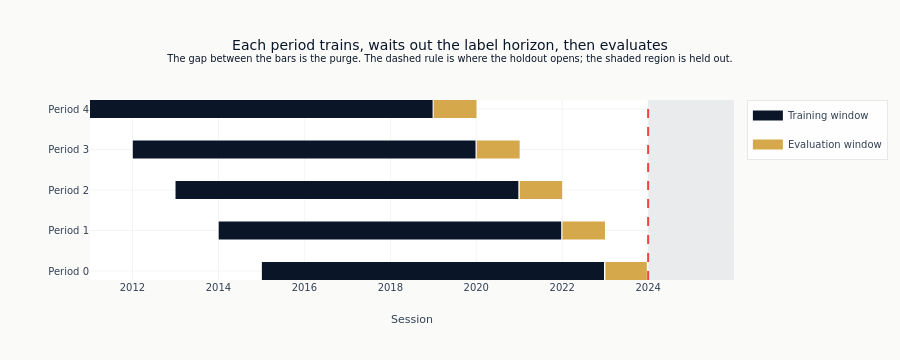

Source (notebook cell):
### Markdown cell above
The figure draws what the saved file will contain: for each period, its training
window, the evaluation window that follows, and the holdout.

Read it with section A's rule in hand. The training window is where the hidden Markov
model's parameters come from, all of them, which is why C.3 can check its estimates
against the right-hand edge of that bar. ARIMA's weights are not confined to it - they
are refreshed every `ARIMA_REFIT_FREQ` sessions across the evaluation window too - so
what bounds ARIMA is not this picture but the direction it walks, which C.1 sets out. What the figure does show for
both is the gap between the two bars, sized to the label horizon so that no training
session's outcome reaches into the window the model is scored on, and that no bar
crosses into the shaded region at all.

Every bar stops short of the holdout, because this notebook writes features for the
walk-forward periods only. A later stage that needs the models fitted through to the
holdout as well builds that period itself, from `append_holdout_fold_if_needed`.

The bars are periods, not the file's row index. Rows are keyed on
`(fold, timestamp, product, position)` across the whole price calendar, so rows dated
inside the holdout do exist in the file. What keeps them honest is which columns carry
a value there, and section E prints that count column by column. A model that reads no
forward return is bounded by where its *parameters* came from, so emitting a value
**for** a holdout date from parameters estimated entirely before it is exactly what the
later stages need.

### Code cell
fig = go.Figure()
_span_style = {
    "Training window": COLORS["blue"],
    "Evaluation window": COLORS["amber"],
}
_seen: set[str] = set()
for split in splits:
    row = f"Period {split['fold']}"
    for kind, (start, end) in (
        ("Training window", (split["train_start"], split["train_end"])),
        ("Evaluation window", (split["val_start"], split["val_end"])),
    ):
        fig.add_trace(
            go.Scatter(
                x=[pd.Timestamp(start).isoformat(), pd.Timestamp(end).isoformat()],
                y=[row, row],
                mode="lines",
                line={"width": 18, "color": _span_style[kind]},
                name=kind,
                legendgroup=kind,
                showlegend=kind not in _seen,
            )
        )
        _seen.add(kind)

fig.add_vrect(
    x0=pd.Timestamp(HOLDOUT_START).isoformat(),
    x1=pd.Timestamp(df["timestamp"].max()).isoformat(),
    fillcolor=COLORS["neutral"],
    opacity=0.10,
    line_width=0,
    layer="below",
)
fig.add_vline(
    x=pd.Timestamp(HOLDOUT_START).isoformat(), line_dash="dash", line_color=COLORS["negative"]
)
fig.update_layout(
    title=(
        "Each period trains, waits out the label horizon, then evaluates"
        "<br><sup>The gap between the bars is the purge. The dashed rule is where the "
        "holdout opens; the shaded region is held out.</sup>"
    ),
    xaxis_title="Session",
    yaxis_title="",
    height=360,
    margin={"l": 90},
)
fig.show()

### Figure 1 — Plotly figure (JSON) as saved in the notebook; plotly's stock layout.template omitted (floating-point values rounded to 4 significant figures)
{"data": [{"legendgroup": "Training window", "line": {"color": "#0a1628", "width": 18}, "mode": "lines", "name": "Training window", "showlegend": true, "type": "scatter", "x": ["2015-01-05T00:00:00", "2022-12-22T00:00:00"], "y": ["Period 0", "Period 0"]}, {"legendgroup": "Evaluation window", "line": {"color": "#D4A84B", "width": 18}, "mode": "lines", "name": "Evaluation window", "showlegend": true, "type": "scatter", "x": ["2023-01-03T00:00:00", "2023-12-21T00:00:00"], "y": ["Period 0", "Period 0"]}, {"legendgroup": "Training window", "line": {"color": "#0a1628", "width": 18}, "mode": "lines", "name": "Training window", "showlegend": false, "type": "scatter", "x": ["2014-01-03T00:00:00", "2021-12-23T00:00:00"], "y": ["Period 1", "Period 1"]}, {"legendgroup": "Evaluation window", "line": {"color": "#D4A84B", "width": 18}, "mode": "lines", "name": "Evaluation window", "showlegend": false, "type": "scatter", "x": ["2022-01-03T00:00:00", "2022-12-30T00:00:00"], "y": ["Period 1", "Period 1"]}, {"legendgroup": "Training window", "line": {"color": "#0a1628", "width": 18}, "mode": "lines", "name": "Training window", "showlegend": false, "type": "scatter", "x": ["2013-01-01T00:00:00", "2020-12-24T00:00:00"], "y": ["Period 2", "Period 2"]}, {"legendgroup": "Evaluation window", "line": {"color": "#D4A84B", "width": 18}, "mode": "lines", "name": "Evaluation window", "showlegend": false, "type": "scatter", "x": ["2021-01-05T00:00:00", "2021-12-31T00:00:00"], "y": ["Period 2", "Period 2"]}, {"legendgroup": "Training window", "line": {"color": "#0a1628", "width": 18}, "mode": "lines", "name": "Training window", "showlegend": false, "type": "scatter", "x": ["2012-01-04T00:00:00", "2019-12-26T00:00:00"], "y": ["Period 3", "Period 3"]}, {"legendgroup": "Evaluation window", "line": {"color": "#D4A84B", "width": 18}, "mode": "lines", "name": "Evaluation window", "showlegend": false, "type": "scatter", "x": ["2020-01-06T00:00:00", "2021-01-04T00:00:00"], "y": ["Period 3", "Period 3"]}, {"legendgroup": "Training window", "line": {"color": "#0a1628", "width": 18}, "mode": "lines", "name": "Training window", "showlegend": false, "type": "scatter", "x": ["2011-01-05T00:00:00", "2018-12-26T00:00:00"], "y": ["Period 4", "Period 4"]}, {"legendgroup": "Evaluation window", "line": {"color": "#D4A84B", "width": 18}, "mode": "lines", "name": "Evaluation window", "showlegend": false, "type": "scatter", "x": ["2019-01-04T00:00:00", "2020-01-03T00:00:00"], "y": ["Period 4", "Period 4"]}], "layout": {"height": 360, "margin": {"l": 90}, "shapes": [{"fillcolor": "#334155", "layer": "below", "line": {"width": 0}, "opacity": 0.1, "type": "rect", "x0": "2024-01-01T00:00:00", "x1": "2025-12-31T00:00:00", "xref": "x", "y0": 0, "y1": 1, "yref": "y domain"}, {"line": {"color": "#ef4444", "dash": "dash"}, "type": "line", "x0": "2024-01-01T00:00:00", "x1": "2024-01-01T00:00:00", "xref": "x", "y0": 0, "y1": 1, "yref": "y domain"}], "title": {"text": "Each period trains, waits out the label horizon, then evaluates<br><sup>The gap between the bars is the purge. The dashed rule is where the holdout opens; the shaded region is held out.</sup>"}, "xaxis": {"title": {"text": "Session"}}, "yaxis": {"title": {"text": ""}}}}
